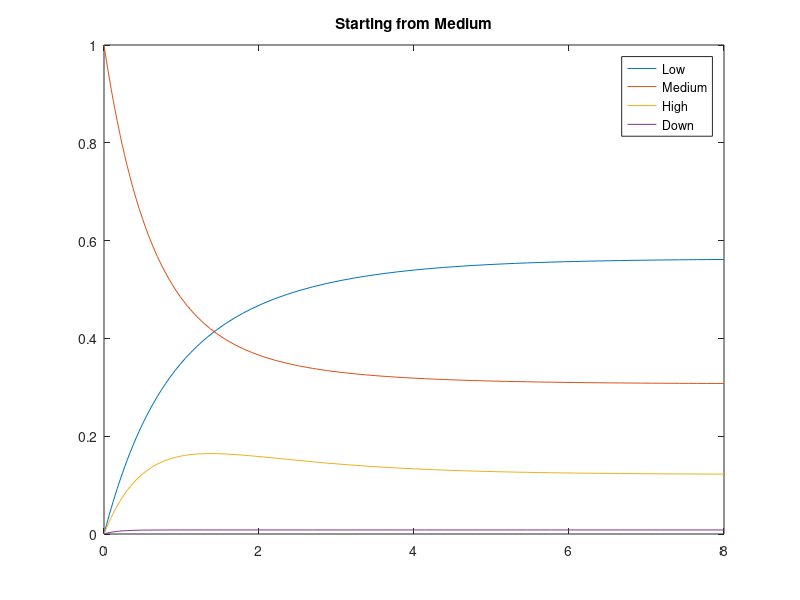
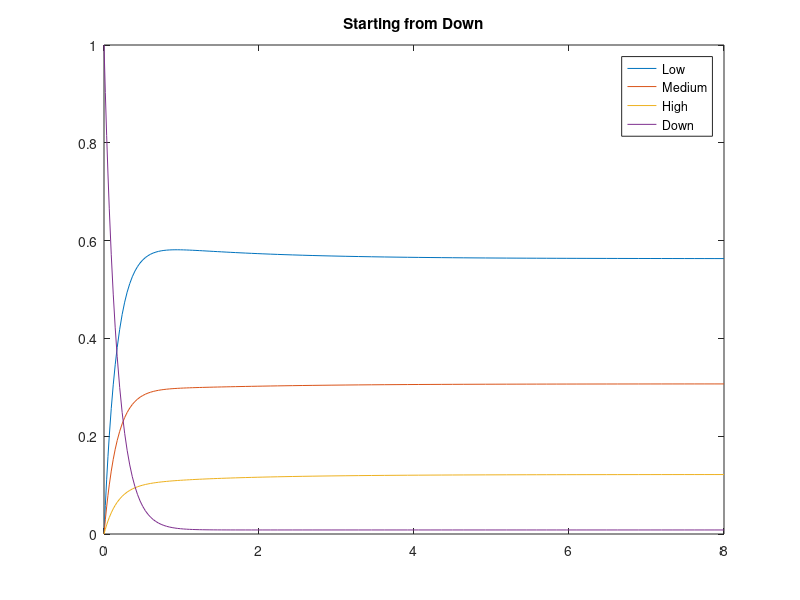

MATLAB code for these plots, in order:
% Marcos Vinicius Firmino Pietrucci
% 10914211
% Assigment 8

%Defining the exponential rates
lb1 = 0.33;
lb2 = 0.6;
lb3 = 0.4;
lb4 = 1.0;  
lb5 = 0.05;
lbd = 6.0;  %Related to Down states

%Defining the recovery probability from Down State
p1=0.6;
p2=0.3;
p3=0.1;

%Generating the states vectors
LOW = [-lb1-lb5,lb1, 0, lb5];
MED = [lb2, -lb2-lb3-lb5, lb3, lb5];
HIGH = [0, lb4,-lb4-lb5, lb5];

qdd=p1*lbd+p2*lbd+p3*lbd;
DOWN = [p1*lbd, p2*lbd, p3*lbd, -(qdd)];

%Creating the infentesimal generator
Q = [LOW;MED;HIGH;DOWN];

%Computing the solution
s=sum(Q');
p_MED = [0, 1, 0, 0];
p_DWN = [0, 0, 0, 1];
T = [0 8];

% Display the infinitesimal generator
disp('Infinitesimal Generator:');
disp(Q);
[t, Sol] = ode45(@(t,x) Q'*x,T, p_MED');
figure;
plot(t, Sol, "-");
title("Starting from Medium")
legend({'Low','Medium', 'High', 'Down'},'Location','northeast');

[t, Sol] = ode45(@(t,x) Q'*x, T, p_DWN');
figure;
plot(t, Sol, "-");
title("Starting from Down")
legend({'Low','Medium', 'High', 'Down'},'Location','northeast');
